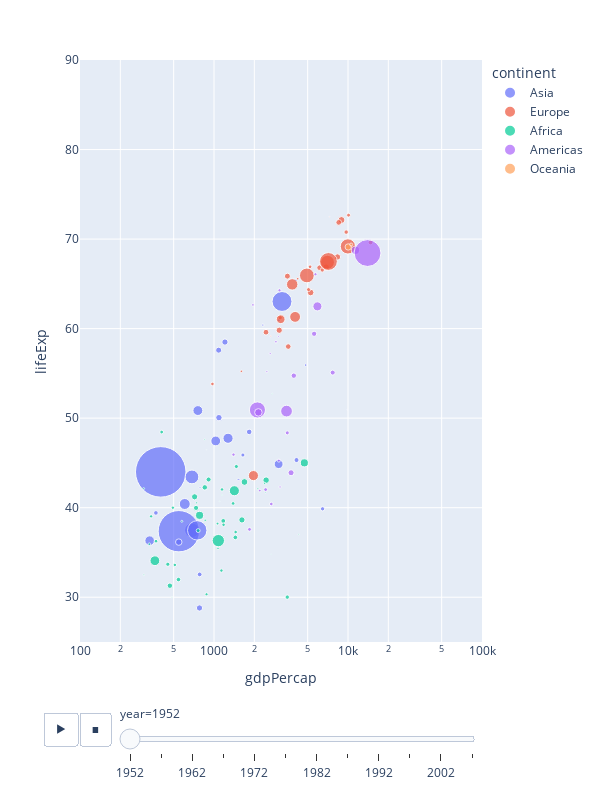

The cell this chart's notebook holds for it:
### Code cell
import plotly.express as px

df = px.data.gapminder()

fig = px.scatter(df, x="gdpPercap", y="lifeExp",
           animation_frame="year", # 关键函数， 指定按照年份来更新画面
           animation_group="country",
           size="pop", color="continent", hover_name="country",
           log_x=True, size_max=55, range_x=[100, 100000], range_y=[25, 90])

fig.update_layout(height=800, width=600)
fig.show()
fig.write_html("animated bubble")

### Figure 1 — Plotly figure (JSON) as saved in the notebook; plotly's stock layout.template omitted (floating-point values rounded to 4 significant figures)
{"data": [{"hovertemplate": "<b>%{hovertext}</b><br><br>continent=Asia<br>year=1952<br>gdpPercap=%{x}<br>lifeExp=%{y}<br>pop=%{marker.size}<extra></extra>", "hovertext": ["Afghanistan", "Bahrain", "Bangladesh", "Cambodia", "China", "Hong Kong, China", "India", "Indonesia", "Iran", "Iraq", "Israel", "Japan", "Jordan", "Korea, Dem. Rep.", "Korea, Rep.", "Kuwait", "Lebanon", "Malaysia", "Mongolia", "Myanmar", "Nepal", "Oman", "Pakistan", "Philippines", "Saudi Arabia", "Singapore", "Sri Lanka", "Syria", "Taiwan", "Thailand", "Vietnam", "West Bank and Gaza", "Yemen, Rep."], "ids": ["Afghanistan", "Bahrain", "Bangladesh", "Cambodia", "China", "Hong Kong, China", "India", "Indonesia", "Iran", "Iraq", "Israel", "Japan", "Jordan", "Korea, Dem. Rep.", "Korea, Rep.", "Kuwait", "Lebanon", "Malaysia", "Mongolia", "Myanmar", "Nepal", "Oman", "Pakistan", "Philippines", "Saudi Arabia", "Singapore", "Sri Lanka", "Syria", "Taiwan", "Thailand", "Vietnam", "West Bank and Gaza", "Yemen, Rep."], "legendgroup": "Asia", "marker": {"color": "#636efa", "size": [8425333, 120447, 46886859, 4693836, 556263527, 2125900, 372000000, 82052000, 17272000, 5441766, 1620914, 86459025, 607914, 8865488, 20947571, 160000, 1439529, 6748378, 800663, 20092996, 9182536, 507833, 41346560, 22438691, 4005677, 1127000, 7982342, 3661549, 8550362, 21289402, 26246839, 1030585, 4963829], "sizemode": "area", "sizeref": 435900.0, "symbol": "circle"}, "mode": "markers", "name": "Asia", "orientation": "v", "showlegend": true, "type": "scatter", "x": [779.4, 9867.0, 684.2, 368.5, 400.4, 3054.0, 546.6, 749.7, 3035.0, 4130.0, 4087.0, 3217.0, 1547.0, 1088.0, 1031.0, 108400.0, 4835.0, 1831.0, 786.6, 331, 545.9, 1828.0, 684.6, 1273.0, 6460.0, 2315.0, 1084.0, 1643.0, 1207.0, 757.8, 605.1, 1516.0, 781.7], "xaxis": "x", "y": [28.8, 50.94, 37.48, 39.42, 44, 60.96, 37.37, 37.47, 44.87, 45.32, 65.39, 63.03, 43.16, 50.06, 47.45, 55.56, 55.93, 48.46, 42.24, 36.32, 36.16, 37.58, 43.44, 47.75, 39.88, 60.4, 57.59, 45.88, 58.5, 50.85, 40.41, 43.16, 32.55], "yaxis": "y"}, {"hovertemplate": "<b>%{hovertext}</b><br><br>continent=Europe<br>year=1952<br>gdpPercap=%{x}<br>lifeExp=%{y}<br>pop=%{marker.size}<extra></extra>", "hovertext": ["Albania", "Austria", "Belgium", "Bosnia and Herzegovina", "Bulgaria", "Croatia", "Czech Republic", "Denmark", "Finland", "France", "Germany", "Greece", "Hungary", "Iceland", "Ireland", "Italy", "Montenegro", "Netherlands", "Norway", "Poland", "Portugal", "Romania", "Serbia", "Slovak Republic", "Slovenia", "Spain", "Sweden", "Switzerland", "Turkey", "United Kingdom"], "ids": ["Albania", "Austria", "Belgium", "Bosnia and Herzegovina", "Bulgaria", "Croatia", "Czech Republic", "Denmark", "Finland", "France", "Germany", "Greece", "Hungary", "Iceland", "Ireland", "Italy", "Montenegro", "Netherlands", "Norway", "Poland", "Portugal", "Romania", "Serbia", "Slovak Republic", "Slovenia", "Spain", "Sweden", "Switzerland", "Turkey", "United Kingdom"], "legendgroup": "Europe", "marker": {"color": "#EF553B", "size": [1282697, 6927772, 8730405, 2791000, 7274900, 3882229, 9125183, 4334000, 4090500, 42459667, 69145952, 7733250, 9504000, 147962, 2952156, 47666000, 413834, 10381988, 3327728, 25730551, 8526050, 16630000, 6860147, 3558137, 1489518, 28549870, 7124673, 4815000, 22235677, 50430000], "sizemode": "area", "sizeref": 435900.0, "symbol": "circle"}, "mode": "markers", "name": "Europe", "orientation": "v", "showlegend": true, "type": "scatter", "x": [1601.0, 6137.0, 8343.0, 973.5, 2444.0, 3119.0, 6876.0, 9692.0, 6425.0, 7030.0, 7144.0, 3531.0, 5264.0, 7268.0, 5210.0, 4931.0, 2648.0, 8942.0, 10100.0, 4029.0, 3068.0, 3145.0, 3581.0, 5075.0, 4215.0, 3834.0, 8528.0, 14730.0, 1969.0, 9980.0], "xaxis": "x", "y": [55.23, 66.8, 68, 53.82, 59.6, 61.21, 66.87, 70.78, 66.55, 67.41, 67.5, 65.86, 64.03, 72.49, 66.91, 65.94, 59.16, 72.13, 72.67, 61.31, 59.82, 61.05, 58.0, 64.36, 65.57, 64.94, 71.86, 69.62, 43.59, 69.18], "yaxis": "y"}, {"hovertemplate": "<b>%{hovertext}</b><br><br>continent=Africa<br>year=1952<br>gdpPercap=%{x}<br>lifeExp=%{y}<br>pop=%{marker.size}<extra></extra>", "hovertext": ["Algeria", "Angola", "Benin", "Botswana", "Burkina Faso", "Burundi", "Cameroon", "Central African Republic", "Chad", "Comoros", "Congo, Dem. Rep.", "Congo, Rep.", "Cote d'Ivoire", "Djibouti", "Egypt", "Equatorial Guinea", "Eritrea", "Ethiopia", "Gabon", "Gambia", "Ghana", "Guinea", "Guinea-Bissau", "Kenya", "Lesotho", "Liberia", "Libya", "Madagascar", "Malawi", "Mali", "Mauritania", "Mauritius", "Morocco", "Mozambique", "Namibia", "Niger", "Nigeria", "Reunion", "Rwanda", "Sao Tome and Principe", "Senegal", "Sierra Leone", "Somalia", "South Africa", "Sudan", "Swaziland", "Tanzania", "Togo", "Tunisia", "Uganda", "Zambia", "Zimbabwe"], "ids": ["Algeria", "Angola", "Benin", "Botswana", "Burkina Faso", "Burundi", "Cameroon", "Central African Republic", "Chad", "Comoros", "Congo, Dem. Rep.", "Congo, Rep.", "Cote d'Ivoire", "Djibouti", "Egypt", "Equatorial Guinea", "Eritrea", "Ethiopia", "Gabon", "Gambia", "Ghana", "Guinea", "Guinea-Bissau", "Kenya", "Lesotho", "Liberia", "Libya", "Madagascar", "Malawi", "Mali", "Mauritania", "Mauritius", "Morocco", "Mozambique", "Namibia", "Niger", "Nigeria", "Reunion", "Rwanda", "Sao Tome and Principe", "Senegal", "Sierra Leone", "Somalia", "South Africa", "Sudan", "Swaziland", "Tanzania", "Togo", "Tunisia", "Uganda", "Zambia", "Zimbabwe"], "legendgroup": "Africa", "marker": {"color": "#00cc96", "size": [9279525, 4232095, 1738315, 442308, 4469979, 2445618, 5009067, 1291695, 2682462, 153936, 14100005, 854885, 2977019, 63149, 22223309, 216964, 1438760, 20860941, 420702, 284320, 5581001, 2664249, 580653, 6464046, 748747, 863308, 1019729, 4762912, 2917802, 3838168, 1022556, 516556, 9939217, 6446316, 485831, 3379468, 33119096, 257700, 2534927, 60011, 2755589, 2143249, 2526994, 14264935, 8504667, 290243, 8322925, 1219113, 3647735, 5824797, 2672000, 3080907], "sizemode": "area", "sizeref": 435900.0, "symbol": "circle"}, "mode": "markers", "name": "Africa", "orientation": "v", "showlegend": true, "type": "scatter", "x": [2449.0, 3521.0, 1063.0, 851.2, 543.3, 339.3, 1173.0, 1071.0, 1179.0, 1103.0, 780.5, 2126.0, 1389.0, 2670.0, 1419.0, 375.6, 328.9, 362.1, 4293.0, 485.2, 911.3, 510.2, 299.9, 853.5, 298.8, 575.6, 2388.0, 1443.0, 369.2, 452.3, 743.1, 1968.0, 1688.0, 468.5, 2424.0, 761.9, 1077.0, 2719.0, 493.3, 879.6, 1450.0, 879.8, 1136.0, 4725.0, 1616.0, 1148.0, 716.7, 859.8, 1468.0, 734.8, 1147.0, 406.9], "xaxis": "x", "y": [43.08, 30.02, 38.22, 47.62, 31.98, 39.03, 38.52, 35.46, 38.09, 40.72, 39.14, 42.11, 40.48, 34.81, 41.89, 34.48, 35.93, 34.08, 37.0, 30, 43.15, 33.61, 32.5, 42.27, 42.14, 38.48, 42.72, 36.68, 36.26, 33.69, 40.54, 50.99, 42.87, 31.29, 41.73, 37.44, 36.32, 52.72, 40, 46.47, 37.28, 30.33, 32.98, 45.01, 38.63, 41.41, 41.22, 38.6, 44.6, 39.98, 42.04, 48.45], "yaxis": "y"}, {"hovertemplate": "<b>%{hovertext}</b><br><br>continent=Americas<br>year=1952<br>gdpPercap=%{x}<br>lifeExp=%{y}<br>pop=%{marker.size}<extra></extra>", "hovertext": ["Argentina", "Bolivia", "Brazil", "Canada", "Chile", "Colombia", "Costa Rica", "Cuba", "Dominican Republic", "Ecuador", "El Salvador", "Guatemala", "Haiti", "Honduras", "Jamaica", "Mexico", "Nicaragua", "Panama", "Paraguay", "Peru", "Puerto Rico", "Trinidad and Tobago", "United States", "Uruguay", "Venezuela"], "ids": ["Argentina", "Bolivia", "Brazil", "Canada", "Chile", "Colombia", "Costa Rica", "Cuba", "Dominican Republic", "Ecuador", "El Salvador", "Guatemala", "Haiti", "Honduras", "Jamaica", "Mexico", "Nicaragua", "Panama", "Paraguay", "Peru", "Puerto Rico", "Trinidad and Tobago", "United States", "Uruguay", "Venezuela"], "legendgroup": "Americas", "marker": {"color": "#ab63fa", "size": [17876956, 2883315, 56602560, 14785584, 6377619, 12350771, 926317, 6007797, 2491346, 3548753, 2042865, 3146381, 3201488, 1517453, 1426095, 30144317, 1165790, 940080, 1555876, 8025700, 2227000, 662850, 157553000, 2252965, 5439568], "sizemode": "area", "sizeref": 435900.0, "symbol": "circle"}, "mode": "markers", "name": "Americas", "orientation": "v", "showlegend": true, "type": "scatter", "x": [5911.0, 2677.0, 2109.0, 11370.0, 3940.0, 2144.0, 2627.0, 5587.0, 1398.0, 3522.0, 3048.0, 2428.0, 1840.0, 2195.0, 2899.0, 3478.0, 3112.0, 2480.0, 1952.0, 3759.0, 3082.0, 3023.0, 13990.0, 5717.0, 7690.0], "xaxis": "x", "y": [62.48, 40.41, 50.92, 68.75, 54.74, 50.64, 57.21, 59.42, 45.93, 48.36, 45.26, 42.02, 37.58, 41.91, 58.53, 50.79, 42.31, 55.19, 62.65, 43.9, 64.28, 59.1, 68.44, 66.07, 55.09], "yaxis": "y"}, {"hovertemplate": "<b>%{hovertext}</b><br><br>continent=Oceania<br>year=1952<br>gdpPercap=%{x}<br>lifeExp=%{y}<br>pop=%{marker.size}<extra></extra>", "hovertext": ["Australia", "New Zealand"], "ids": ["Australia", "New Zealand"], "legendgroup": "Oceania", "marker": {"color": "#FFA15A", "size": [8691212, 1994794], "sizemode": "area", "sizeref": 435900.0, "symbol": "circle"}, "mode": "markers", "name": "Oceania", "orientation": "v", "showlegend": true, "type": "scatter", "x": [10040.0, 10560.0], "xaxis": "x", "y": [69.12, 69.39], "yaxis": "y"}], "layout": {"height": 800, "legend": {"itemsizing": "constant", "title": {"text": "continent"}, "tracegroupgap": 0}, "margin": {"t": 60}, "sliders": [{"active": 0, "currentvalue": {"prefix": "year="}, "len": 0.9, "pad": {"b": 10, "t": 60}, "steps": [{"args": [["1952"], {"frame": {"duration": 0, "redraw": false}, "fromcurrent": true, "mode": "immediate", "transition": {"duration": 0, "easing": "linear"}}], "label": "1952", "method": "animate"}, {"args": [["1957"], {"frame": {"duration": 0, "redraw": false}, "fromcurrent": true, "mode": "immediate", "transition": {"duration": 0, "easing": "linear"}}], "label": "1957", "method": "animate"}, {"args": [["1962"], {"frame": {"duration": 0, "redraw": false}, "fromcurrent": true, "mode": "immediate", "transition": {"duration": 0, "easing": "linear"}}], "label": "1962", "method": "animate"}, {"args": [["1967"], {"frame": {"duration": 0, "redraw": false}, "fromcurrent": true, "mode": "immediate", "transition": {"duration": 0, "easing": "linear"}}], "label": "1967", "method": "animate"}, {"args": [["1972"], {"frame": {"duration": 0, "redraw": false}, "fromcurrent": true, "mode": "immediate", "transition": {"duration": 0, "easing": "linear"}}], "label": "1972", "method": "animate"}, {"args": [["1977"], {"frame": {"duration": 0, "redraw": false}, "fromcurrent": true, "mode": "immediate", "transition": {"duration": 0, "easing": "linear"}}], "label": "1977", "method": "animate"}, {"args": [["1982"], {"frame": {"duration": 0, "redraw": false}, "fromcurrent": true, "mode": "immediate", "transition": {"duration": 0, "easing": "linear"}}], "label": "1982", "method": "animate"}, {"args": [["1987"], {"frame": {"duration": 0, "redraw": false}, "fromcurrent": true, "mode": "immediate", "transition": {"duration": 0, "easing": "linear"}}], "label": "1987", "method": "animate"}, {"args": [["1992"], {"frame": {"duration": 0, "redraw": false}, "fromcurrent": true, "mode": "immediate", "transition": {"duration": 0, "easing": "linear"}}], "label": "1992", "method": "animate"}, {"args": [["1997"], {"frame": {"duration": 0, "redraw": false}, "fromcurrent": true, "mode": "immediate", "transition": {"duration": 0, "easing": "linear"}}], "label": "1997", "method": "animate"}, {"args": [["2002"], {"frame": {"duration": 0, "redraw": false}, "fromcurrent": true, "mode": "immediate", "transition": {"duration": 0, "easing": "linear"}}], "label": "2002", "method": "animate"}, {"args": [["2007"], {"frame": {"duration": 0, "redraw": false}, "fromcurrent": true, "mode": "immediate", "transition": {"duration": 0, "easing": "linear"}}], "label": "2007", "method": "animate"}], "x": 0.1, "xanchor": "left", "y": 0, "yanchor": "top"}], "updatemenus": [{"buttons": [{"args": [null, {"frame": {"duration": 500, "redraw": false}, "fromcurrent": true, "mode": "immediate", "transition": {"duration": 500, "easing": "linear"}}], "label": "&#9654;", "method": "animate"}, {"args": [[null], {"frame": {"duration": 0, "redraw": false}, "fromcurrent": true, "mode": "immediate", "transition": {"duration": 0, "easing": "linear"}}], "label": "&#9724;", "method": "animate"}], "direction": "left", "pad": {"r": 10, "t": 70}, "showactive": false, "type": "buttons", "x": 0.1, "xanchor": "right", "y": 0, "yanchor": "top"}], "width": 600, "xaxis": {"anchor": "y", "domain": [0, 1], "range": [2, 5], "title": {"text": "gdpPercap"}, "type": "log"}, "yaxis": {"anchor": "x", "domain": [0, 1], "range": [25, 90], "title": {"text": "lifeExp"}}}}
